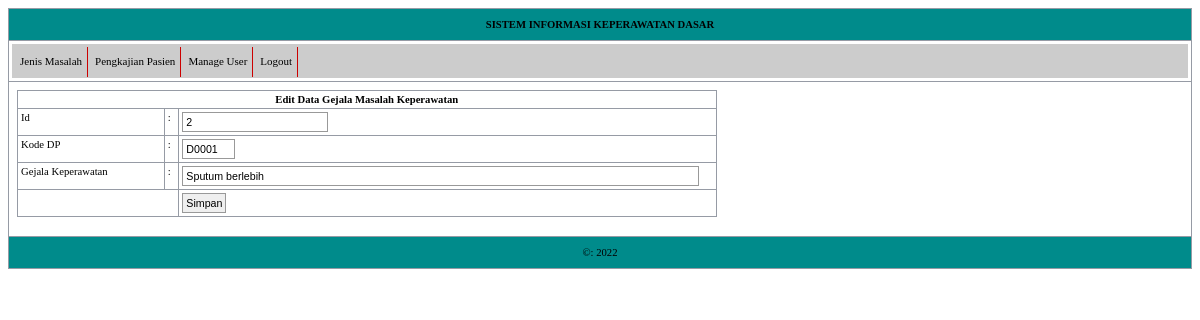
/home.php?p=63&id=2 (signed in), run on the app's committed database.
### tables this page shows
CREATE TABLE `gejala` (
  `id` int(4) NOT NULL,
  `dp` varchar(5) NOT NULL,
  `gejala` varchar(100) NOT NULL
);

### edit_gejala.php (the view)
<?php require_once('koneksi.php');
$id=$_GET['id'];
$query = mysqli_query($conn,"SELECT * FROM `gejala` WHERE id='$id'");
$jmlrek = mysqli_num_rows($query);
if ($jmlrek!='0') {
    $hasil=mysqli_fetch_array($query);
        $id      = $hasil['id'];
        $dp      = $hasil['dp'];
        $gejala  = $hasil['gejala'];
        echo "<FORM ACTION='?p=64' METHOD='POST' >
            <table width=60% border=1>
                <tr><td colspan=3 align=center><b>Edit Data Gejala Masalah Keperawatan</b></td>
                </tr>
                <tr><td width=20%>Id</td>
                    <td width=2%>:</td>
                    <td width=38%><input name=id type=text readonly=readonly value='$id' ></td>
                </tr>
                <tr><td >Kode DP</td>
                    <td >:</td>
                    <td ><input type=text name=dp size=5 maxlength=5 readonly=readonly value='$dp' ></td>
                </tr>
                <tr><td >Gejala Keperawatan</td>
                    <td >:</td>
                    <td ><input type=text name=gejala size=80 maxlength=80 value='$gejala'></td>
                </tr>
                <tr><td colspan=2></td>
                    <td width=35%><input type=submit name=Input value=Simpan></td>
                </tr>
            </table>
        </FORM>";
}else echo "Data $id Tidak ada"; ?>

### style.css (style rules this page uses)
table { font-family: Tahoma; font-size: 8pt; border: 1px solid #999999 ; border-collapse:collapse; }
input { padding:3px; border: 1px solid #999999; font-family: Tahoma, Geneva, sans-serif; font-size: 8pt; }
td { vertical-align: top; border: 1px solid #969BA5; padding: 3px; }

### data on the page
gejala: id "2", dp "D0001", gejala "Sputum berlebih"
